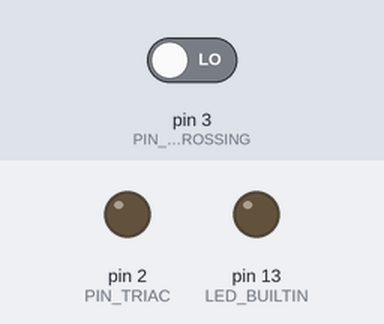
A sketch run on a simulated Arduino Uno, built with avr-gcc and run on an emulated ATmega328P. Parts: output pins drawn as LEDs (lit = HIGH). The test bench sets the inputs (shaded band); at power-on: pin 3 (PIN_AC_ZERO_CROSSING) LOW.

Above: at 1.2 s.
1.3 s: pin 3 (PIN_AC_ZERO_CROSSING) driven HIGH
At 2.0 s:
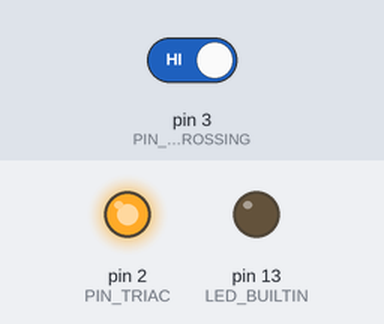
Timing chart, 0 to 4.3 s (numbered marks = the images above; inputs shaded):
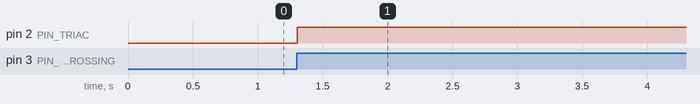

The sketch:

triac-module.ino
```cpp
// (licence header left out)
#include <stdint.h>
#include "power_lut.h"


const byte PIN_TRIAC = 2;
// PIN_AC_ZERO_CROSSING needs to be on either pin 2 or 3.
const byte PIN_AC_ZERO_CROSSING = 3;

// variables related to the interrupts
volatile uint32_t t1_hit = 0;
volatile uint32_t zc_hit = 0;
volatile unsigned long t2_start = 0;
volatile unsigned long t1_sum = 0;
volatile unsigned long t2_sum = 0;


void setup()
{
    // The built-in LED doesn't need to be on.
    pinMode(LED_BUILTIN, OUTPUT);
    digitalWrite(LED_BUILTIN, LOW);

    pinMode(PIN_TRIAC, OUTPUT);
    digitalWrite(PIN_TRIAC, LOW);

    // There is already a Pull-up resistor on the dimmer board.
    pinMode(PIN_AC_ZERO_CROSSING, INPUT);

    Serial.begin(9600);

    setup_interrupts();

    set_power(250);
}

void loop()
{
    // Uncomment this to have the dimmer loop in a low to high and back
    // pattern.
    //full_cycle();
}

void full_cycle()
{
    set_power(0);
    Serial.print(F("0 - Off\n"));

    print_hits();
    delay(500);

    for (word i=25; i<POWER_SAMPLES-10; i+=5)
    {
        set_power(i);
        Serial.println(i);
        print_hits();
        delay(50);
    }
    Serial.print(F("501 - On\n"));
    set_power(POWER_SAMPLES);
    delay(500);
    for (word i=POWER_SAMPLES-6; i>30; i-=5)
    {
        set_power(i);
        Serial.println(i);
        print_hits();
        delay(50);
    }
}

void print_hits()
{
    noInterrupts();
    uint32_t zc = zc_hit;
    zc_hit = 0;
    uint32_t t1 = t1_hit;
    t1_hit = 0;
    unsigned long sum = t1_sum;
    t1_sum = 0;
    interrupts();

    Serial.print(F("ZC:T1 Hits: "));
    Serial.print(zc);
    Serial.print(":");
    Serial.print(t1);
    Serial.print(F(" Ave Time: "));
    if (t1)
        Serial.println(sum / t1);
    else
        Serial.println(F("NaN"));

}

void set_power(uint16_t index)
{
    if (index == 0)
    {
        noInterrupts();
        digitalWrite(PIN_TRIAC, LOW);
        // disable timer 1 compare interrupt and zero-c interrupt
        TIMSK1 &= ~(1 << OCIE1A);
        detachInterrupt(digitalPinToInterrupt(PIN_AC_ZERO_CROSSING));
        interrupts();
    }
    else if (index >= POWER_SAMPLES)
    {
        noInterrupts();
        digitalWrite(PIN_TRIAC, HIGH);
        // disable timer 1 compare interrupt and zero-c interrupt
        TIMSK1 &= ~(1 << OCIE1A);
        detachInterrupt(digitalPinToInterrupt(PIN_AC_ZERO_CROSSING));
        interrupts();
    }
    else
    {
        uint16_t p = power_lut[index];
        noInterrupts();
        // set compare match register to correspond to the given power
        OCR1A = p;
        // enable zero crossing interrupt
        attachInterrupt(
                digitalPinToInterrupt(PIN_AC_ZERO_CROSSING),
                isr_ac_zero_crossing,
                RISING);
        interrupts();
    }
}

void setup_interrupts()
{
    // See the following page for a really useful introduction to Arduino Timer
    // interrupts. This code was based off of Amanda Ghassaei's code.
    //
    // https://www.instructables.com/id/Arduino-Timer-Interrupts/
    //
    // These are specific to the ATMEL 328/168 (Arduino Uno, nano, etc.).

    noInterrupts();   // stop interrupts

    // set timer1 interrupt at 1Hz
    TCCR1A = 0;   // set entire TCCR1A register to 0
    TCCR1B = 0;   // same for TCCR1B
    TCNT1  = 0;   // initialize counter value to 0 -- page 111
    // set compare match register too large
    OCR1A = 65535;   // = (16*10^6) / (1*8) - 1 (must be <65536)
    // turn on CTC mode -- page 109
    TCCR1B |= (1 << WGM12);
    // Set CS11 bits for 8 prescaler -- page 110
    TCCR1B |= (1 << CS11);
    // leave timer compare interrupt disabled -- page 112
    TIMSK1 &= ~(1 << OCIE1A);

    interrupts();   // allow interrupts
}


ISR(TIMER1_COMPA_vect)   // Interrupt Service Routine for Timer 1.
{
    // Turn on the TRIAC
    digitalWrite(PIN_TRIAC, HIGH);

    // disable timer compare interrupt
    TIMSK1 &= ~(1 << OCIE1A);

    // debugging stuff
    t1_hit++;
    t1_sum += (micros() - t2_start);
}

void isr_ac_zero_crossing()
{
    // Turn off the TRIAC
    digitalWrite(PIN_TRIAC, LOW);

    // debugging stuff
    zc_hit++;
    t2_start = micros();

    // clear and enable timer compare interrupt
    TCNT1  = (uint16_t) 0;   // initialize counter value to 0
    TIFR1 |= (1 << OCF1A);   // manually clear the interrupt vector.
    TIMSK1 |= (1 << OCIE1A);  // enable the interrupt.
}
```

power_lut.cpp
```cpp
/*****************************************
  Power Look-up Table

  Generated with the following settings:
      - UC_FREQ = 16000000
      - TIMER = 1
      - PRESCALER = 8
      - SAMPLES = 501
      - AC_FREQ = 60

  Generated on: Sat Jan 25 09:40:36 2020
  Author: Nick Gunderson
*****************************************/

#include "power_lut.h"

const uint16_t power_lut[501] = {
        16666, 16191, 15994, 15843, 15715, 15603, 15501, 15407,
        15320, 15238, 15160, 15086, 15015, 14947, 14882, 14819,
        14757, 14698, 14640, 14584, 14529, 14476, 14423, 14372,
        14322, 14273, 14225, 14177, 14131, 14085, 14040, 13996,
        13952, 13909, 13866, 13825, 13783, 13743, 13702, 13662,
        13623, 13584, 13546, 13508, 13470, 13433, 13396, 13359,
        13323, 13287, 13252, 13217, 13182, 13147, 13113, 13079,
        13045, 13011, 12978, 12945, 12912, 12880, 12848, 12815,
        12784, 12752, 12720, 12689, 12658, 12627, 12597, 12566,
        12536, 12506, 12476, 12446, 12416, 12387, 12358, 12328,
        12299, 12270, 12242, 12213, 12185, 12156, 12128, 12100,
        12072, 12044, 12017, 11989, 11962, 11934, 11907, 11880,
        11853, 11826, 11799, 11773, 11746, 11720, 11693, 11667,
        11641, 11615, 11589, 11563, 11537, 11511, 11486, 11460,
        11435, 11409, 11384, 11359, 11333, 11308, 11283, 11258,
        11233, 11209, 11184, 11159, 11135, 11110, 11086, 11061,
        11037, 11013, 10988, 10964, 10940, 10916, 10892, 10868,
        10844, 10820, 10797, 10773, 10749, 10726, 10702, 10679,
        10655, 10632, 10608, 10585, 10562, 10539, 10515, 10492,
        10469, 10446, 10423, 10400, 10377, 10354, 10332, 10309,
        10286, 10263, 10241, 10218, 10195, 10173, 10150, 10128,
        10105, 10083, 10060, 10038, 10016, 9993, 9971, 9949,
        9927, 9904, 9882, 9860, 9838, 9816, 9794, 9772,
        9750, 9728, 9706, 9684, 9662, 9640, 9618, 9596,
        9574, 9553, 9531, 9509, 9487, 9466, 9444, 9422,
        9401, 9379, 9357, 9336, 9314, 9292, 9271, 9249,
        9228, 9206, 9185, 9163, 9142, 9120, 9099, 9078,
        9056, 9035, 9013, 8992, 8970, 8949, 8928, 8906,
        8885, 8864, 8842, 8821, 8800, 8778, 8757, 8736,
        8715, 8693, 8672, 8651, 8630, 8608, 8587, 8566,
        8545, 8523, 8502, 8481, 8460, 8438, 8417, 8396,
        8375, 8354, 8332, 8311, 8290, 8269, 8247, 8226,
        8205, 8184, 8163, 8141, 8120, 8099, 8078, 8056,
        8035, 8014, 7993, 7971, 7950, 7929, 7907, 7886,
        7865, 7844, 7822, 7801, 7780, 7758, 7737, 7716,
        7694, 7673, 7651, 7630, 7609, 7587, 7566, 7544,
        7523, 7501, 7480, 7458, 7437, 7415, 7394, 7372,
        7351, 7329, 7307, 7286, 7264, 7242, 7221, 7199,
        7177, 7156, 7134, 7112, 7090, 7068, 7047, 7025,
        7003, 6981, 6959, 6937, 6915, 6893, 6871, 6849,
        6827, 6805, 6782, 6760, 6738, 6716, 6694, 6671,
        6649, 6627, 6604, 6582, 6559, 6537, 6514, 6492,
        6469, 6447, 6424, 6401, 6379, 6356, 6333, 6310,
        6287, 6264, 6241, 6218, 6195, 6172, 6149, 6126,
        6103, 6080, 6056, 6033, 6009, 5986, 5962, 5939,
        5915, 5892, 5868, 5844, 5820, 5796, 5773, 5749,
        5725, 5700, 5676, 5652, 5628, 5603, 5579, 5555,
        5530, 5505, 5481, 5456, 5431, 5406, 5381, 5356,
        5331, 5306, 5281, 5255, 5230, 5205, 5179, 5153,
        5128, 5102, 5076, 5050, 5024, 4998, 4971, 4945,
        4918, 4892, 4865, 4838, 4812, 4785, 4757, 4730,
        4703, 4675, 4648, 4620, 4592, 4565, 4536, 4508,
        4480, 4452, 4423, 4394, 4365, 4336, 4307, 4278,
        4248, 4219, 4189, 4159, 4129, 4099, 4068, 4037,
        4007, 3975, 3944, 3913, 3881, 3849, 3817, 3785,
        3752, 3720, 3687, 3653, 3620, 3586, 3552, 3518,
        3483, 3448, 3413, 3377, 3342, 3305, 3269, 3232,
        3195, 3157, 3119, 3080, 3042, 3002, 2962, 2922,
        2881, 2840, 2798, 2756, 2713, 2669, 2625, 2580,
        2534, 2487, 2440, 2392, 2343, 2292, 2241, 2189,
        2135, 2081, 2024, 1967, 1907, 1846, 1783, 1717,
        1649, 1579, 1505, 1427, 1345, 1257, 1164, 1062,
        949, 822, 671, 474, 0
        };
```

power_lut.h
```cpp
/*****************************************
  Power Look-up Table

  Generated with the following settings:
      - UC_FREQ = 16000000
      - TIMER = 1
      - PRESCALER = 8
      - SAMPLES = 501
      - AC_FREQ = 60

  Generated on: Sat Jan 25 09:40:36 2020
  Author: Nick Gunderson
*****************************************/

#ifndef _POWER_LUT_H
#define _POWER_LUT_H

#include <stdint.h>

#define POWER_SAMPLES 501

extern const uint16_t power_lut[501];

#endif   /* _POWER_LUT_H */
```

Measured:
- after the input at 1.3 s, pin 2 (PIN_TRIAC): LOW → HIGH at once
